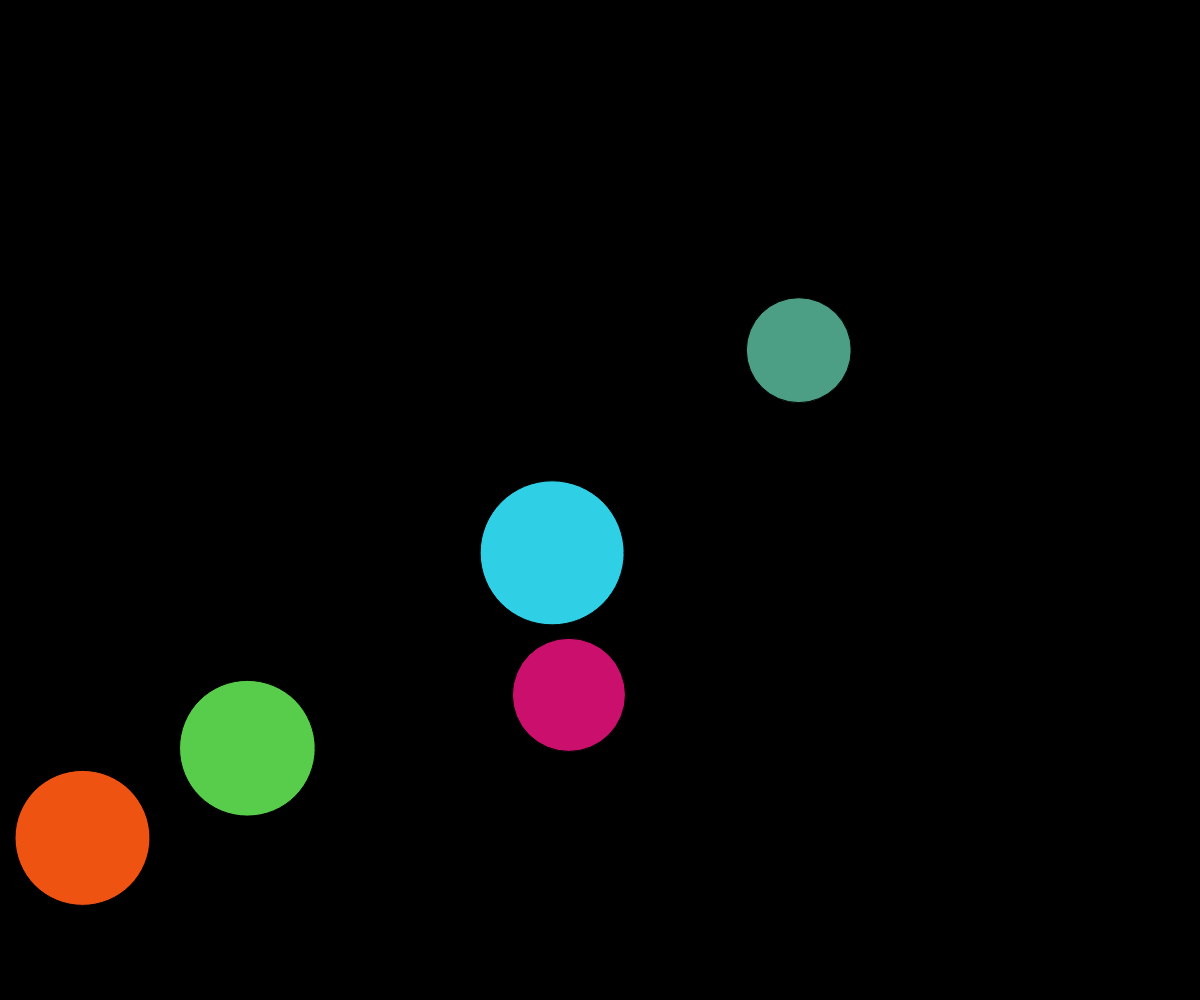
Frame 1 (no input)
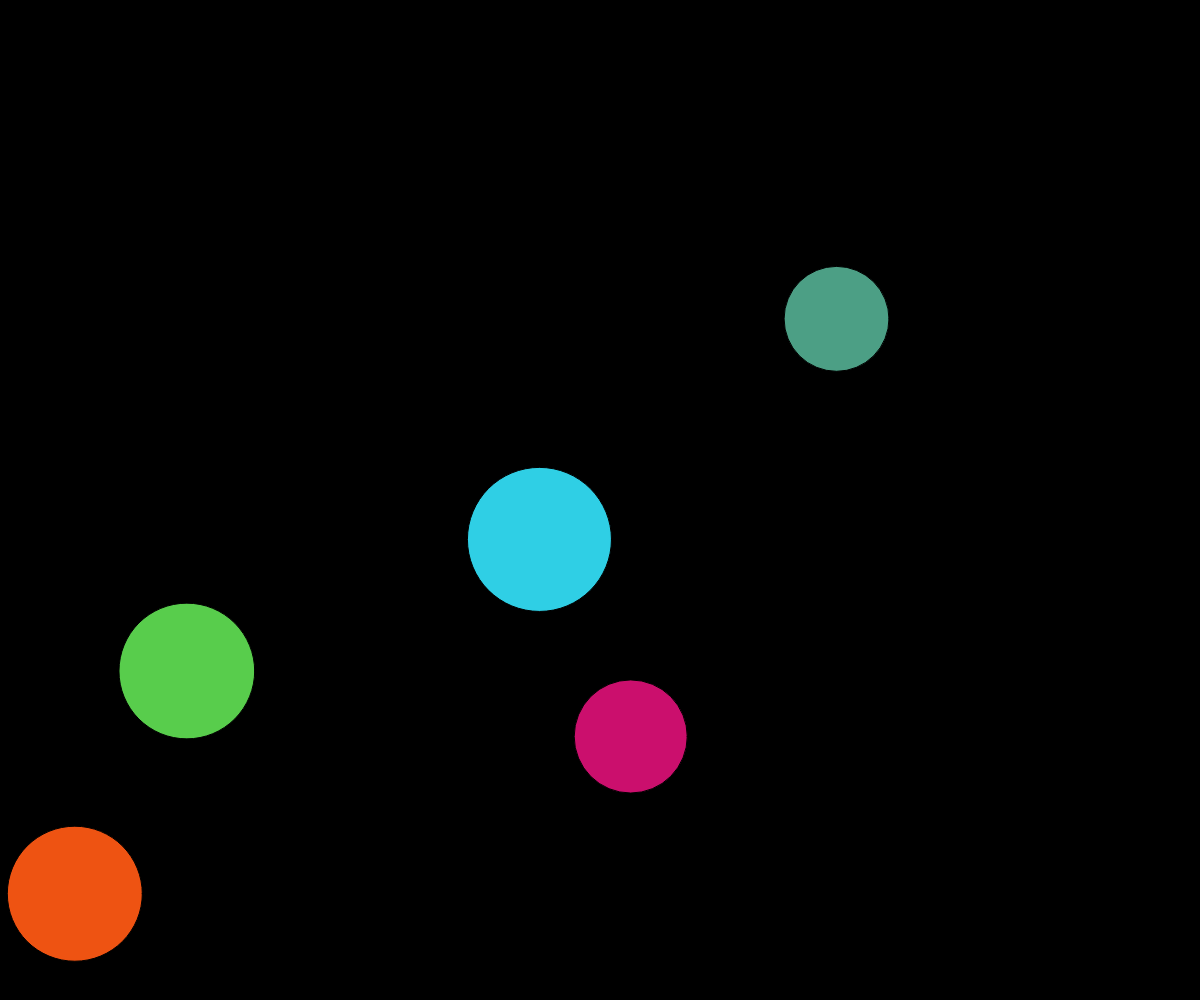
Frame 60 (no input)
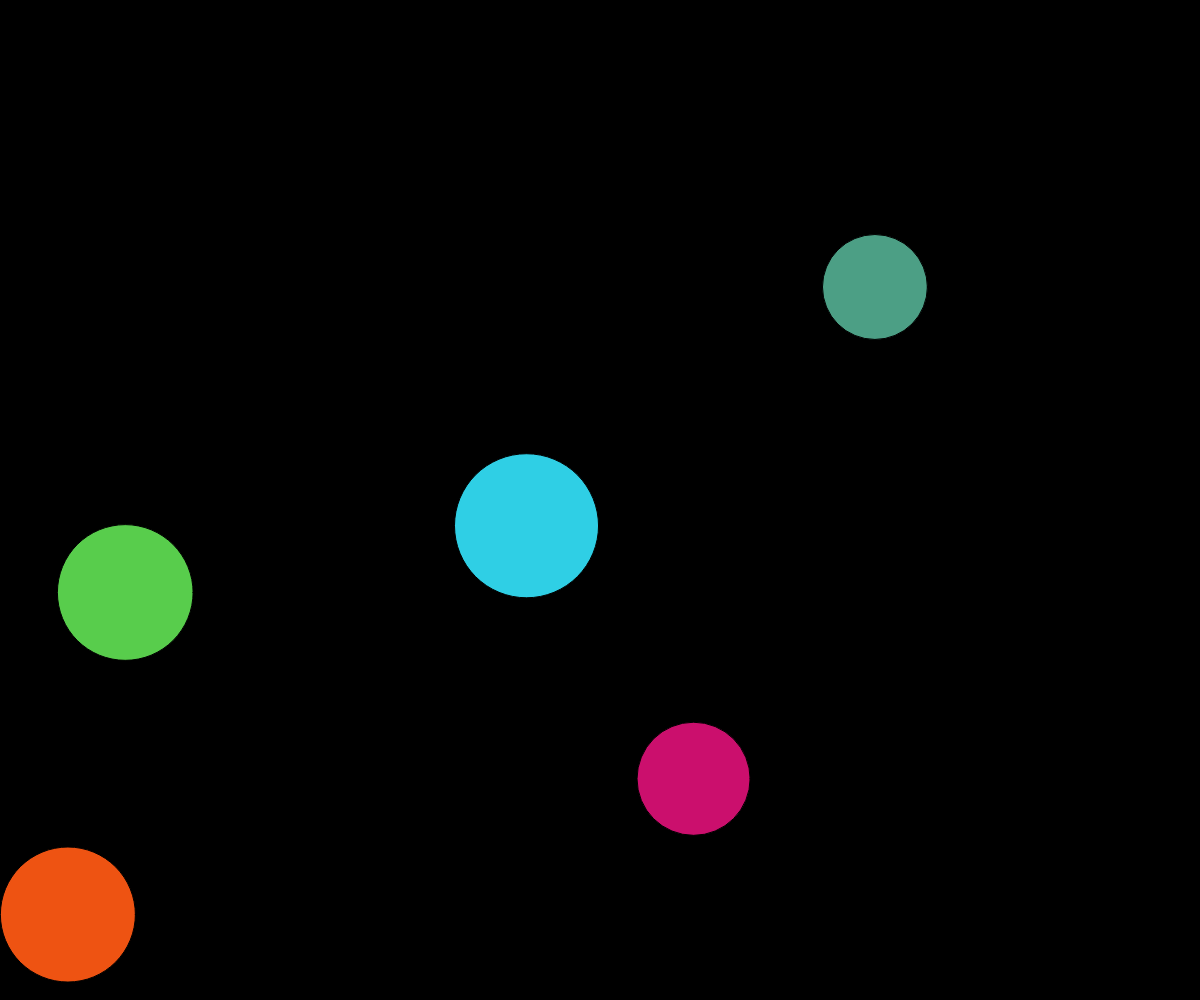
Frame 120 (the mouse pressed at the canvas centre since frame 60)

The p5.js sketch that drew these frames (run headless with seeded random() and noise() and a simulated clock; from frame 60 on, the mouse is pressed at the canvas centre):

// p5.js sketch
// ── sketch.js
//inspired by https://www.youtube.com/watch?v=vqE8DMfOajk&ab_channel=TheCodingTrain
// https://lucidar.me/en/mechanics/elastic-collision-equations-simulation-part-4/
// elastic collisions

/**
TODO:
- understand why collisions seem to go out of control
- add gravity between particles
- add toolbars to tune settings
- add balls by clicking screen (maybe with initial velocity of mouse)
	- could maybe have a max number of balls, so it removes first ball in list
**/

var particles = [];
var n = 5; // number of particles

function setup() {
	for (let i = 0;i<n;i++){
		let size = random(100,150);
		let particle = new Particle(random(window.innerWidth), // x
									random(window.innerHeight), // y
									size, // radius
									size*size*size, // mass
									i, // name
									color(random(255),random(255),random(255))); // colour
		particles.push(particle);
	}
	
}

function draw() {
	createCanvas(
		window.innerWidth,
		window.innerHeight
	);
	// frameRate(10);
	background(0);
	for (let i = 0;i<n;i++){
		particles[i].update();
	}
	collide();
	for (let i = 0;i<n;i++){
		particles[i].show();

		// show velocity vector
		// stroke(255);
		// line(particles[i].x, particles[i].y,
		// 	(particles[i].x + 15*particles[i].xspeed), 
		// 	(particles[i].y + 15*particles[i].yspeed));
		// console.log(particles[i].xspeed);
		// stroke(0);
	}


}
// also need to consider 2 collisions simultaneously
// implement directional collisions
function collide() { // Brute force
	// check if each radii of 2 particles touch
	for (let i=0;i<n-1;i++){
		for (let j=i+1;j<n;j++){
			// Gather values
			var ix = particles[i].x;
			var iy = particles[i].y;
			var jx = particles[j].x;
			var jy = particles[j].y;
			var ir = particles[i].r/2;
			var jr = particles[j].r/2;
			var im = particles[i].mass;
			var jm = particles[j].mass;

			var ixs = particles[i].xspeed;
			var iys = particles[i].yspeed;
			var jxs = particles[j].xspeed;
			var jys = particles[j].yspeed;

			var deltax = ix - jx;
			var deltay = iy - jy;
			var d = dist(ix, iy, jx, jy);
			var inside = d - ir - jr;
			
			// find points on each circle between centres
			var theta = atan(deltay/deltax);
			// console.log(theta * 180/PI)
			if (ix > jx){
				var p_ix = ix - ir * cos(theta);
				var p_iy = iy - ir * sin(theta);
				var p_jx = jx + jr * cos(theta);
				var p_jy = jy + jr * sin(theta);
			} else {
				var p_ix = ix + ir * cos(theta);
				var p_iy = iy + ir * sin(theta);
				var p_jx = jx - jr * cos(theta);
				var p_jy = jy - jr * sin(theta);
			}

			p_x = ((ix * jr) + (jx * ir)) / (ir + jr);
			p_y = ((iy * jr) + (jy * ir)) / (ir + jr);

			
			// Draw rectangles at point on radius closest to other ball's centre
			// circle(p_x, p_y, 10, 10);
			// circle(p_ix, p_iy, 10, 10);
			// circle(p_jx, p_jy, 10, 10);

			// Make sure particles stay at border (do not intersect)
			var move_ix = -(p_ix-p_jx)/2;
			var move_jx = (p_ix-p_jx)/2;
			var move_iy = -(p_iy-p_jy)/2;
			var move_jy = (p_iy-p_jy)/2;

			if (inside < 0){
				// prevent particle clipping (going into each other)
				particles[i].x += move_ix;
				particles[i].y += move_iy;
				particles[j].x += move_jx;
				particles[j].y += move_jy;

				// compute output velocities
				//angles
				var alpha1 = atan2(jy-iy,jx-ix);
				var beta1 = atan2(iys,ixs);
				var gamma1 = beta1-alpha1;
				var alpha2 = atan2(iy-jy,ix-jx);
				var beta2 = atan2(jys,jxs);
				var gamma2 = beta2-alpha2;

				// norm of initial vectors
				u_12 = dist(0,0,ixs,iys) * cos(gamma1);
				u_11 = dist(0,0,ixs,iys) * sin(gamma1);
				u_21 = dist(0,0,jxs,jys) * cos(gamma2);
				u_22 = dist(0,0,jxs,jys) * sin(gamma2);

				// norm of out vectors
				v_12 = (u_12 * (im - jm) - (2 * jm * u_21)) / (im + jm);
				v_21 = (u_21 * (im - jm) + (2 * jm * u_12)) / (im + jm);

				// find v1 and v2
				particles[i].xspeed = (u_11 * (-sin(alpha1)) + v_12 * cos(alpha1)) /1.05;
				particles[i].yspeed = (u_11 * cos(alpha1) + v_12 * sin(alpha1)) /1.05;
				particles[j].xspeed = (u_22 * (-sin(alpha2)) - v_21 * cos(alpha2)) /1.05;
				particles[j].yspeed = (u_22 * cos(alpha2) - v_21 * sin(alpha2)) /1.05;

				// velocity equations (assuming point masses)
				// particles[i].xspeed = (ixs * (im - jm) + (2 * jm * jxs)) / (im + jm);
				// particles[i].yspeed = (iys * (im - jm) + (2 * jm * jys)) / (im + jm);
				// particles[j].xspeed = (jxs * (jm - im) + (2 * im * ixs)) / (im + jm);
				// particles[j].yspeed = (jys * (jm - im) + (2 * im * iys)) / (im + jm);

			}
		}
	}

}
// ── particle.js
var grav = 0;

function Particle(x, y, r, mass, name="", colour) {
	/**
	add collision animation
	**/
	this.name = name;
	this.x = x;
	this.y = y;
	this.r = r;

	this.mass = mass;

	this.xspeed = random(-2,2);
	this.yspeed = random(-2,2);

	this.colour = colour;

	this.update = function() {
		// let c = color(Math.floor(Math.random() * 255),
		// 					Math.floor(Math.random() * 255),
		// 					Math.floor(Math.random() * 255));
		this.x += this.xspeed;
		this.y += this.yspeed;
		this.yspeed += grav;
		if (this.x > width-this.r/2){ // Hits right wall
			this.x = width-this.r/2;
			this.xspeed = -this.xspeed;
			// this.colour = c;
		}
		if (this.x < this.r/2){ // Hits left wall
			this.x = this.r/2;
			this.xspeed = -this.xspeed;
			// this.colour = c;
		}
		if (this.y > height - this.r/2){ // Hits bottom
			this.y = height - this.r/2;
			this.yspeed = -this.yspeed + 3*grav;
			// this.colour = c;
		}
		if (this.y < this.r/2){ // hits top
			this.y = this.r/2;
			this.yspeed = -this.yspeed + 3*grav;
			// this.colour = c;
		}

	}

	this.show = function() {
		fill(this.colour);
		circle(this.x,this.y,this.r);
		fill(255);
		// text(this.name, this.x, this.y);
	}
}
